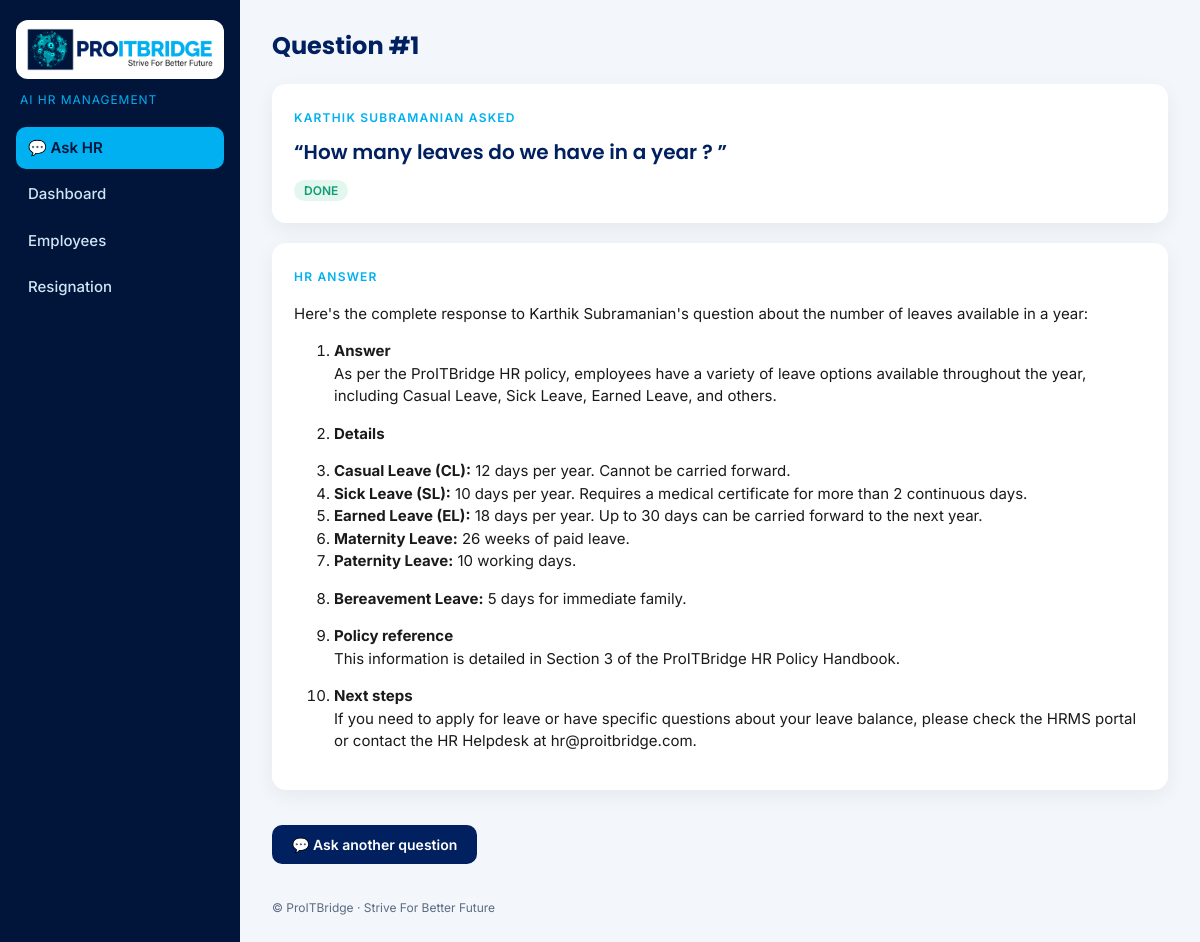
Screenshot of /questions/1 with the database file from the repository.
### tables this page shows
CREATE TABLE questions (
                id INTEGER PRIMARY KEY AUTOINCREMENT,
                employee_id INTEGER,        -- can be empty (anonymous question)
                question TEXT,
                status TEXT,                -- RUNNING / DONE / FAILED
                answer TEXT,
                error TEXT,
                created_at TEXT DEFAULT CURRENT_TIMESTAMP
            );

CREATE TABLE employees (
                id INTEGER PRIMARY KEY AUTOINCREMENT,
                name TEXT, designation TEXT, department TEXT,
                date_of_joining TEXT, monthly_salary REAL,
                leave_balance REAL, notice_period_days INTEGER
            );

### main.py (the view)
@app.get("/questions/{question_id}")
def question_page(request: Request, question_id: int):
    q = database.get_question(question_id)
    if q is None:
        return RedirectResponse("/ask")
    return templates.TemplateResponse(request, "question.html", {"q": q})

### templates/question.html (shortened to what this page needs)
{% extends "base.html" %}
{% block heading %}Question #{{ q.id }}{% endblock %}
{% block content %}
<div class="card question-card">
  <span class="kicker">{{ q.employee_name or "Anonymous" }} asked</span>
  <p class="question-text">“{{ q.question }}”</p>
  <span class="badge {{ q.status|lower }}">{{ q.status }}</span>
</div>
{% if q.status == "RUNNING" %}
  <div class="card working">
    <div class="spinner"></div>
    <div><b>The AI HR crew is working…</b><br>
    <span class="muted">The HR Manager is deciding which specialist should answer. Watch the terminal to see the agents thinking.
    This page refreshes automatically.</span></div>
  </div>
{% elif q.status == "FAILED" %}
  <div class="card error"><b>Crew failed:</b> {{ q.error }}</div>
{% else %}
  <div class="card report">
    <span class="kicker">HR answer</span>
    {{ q.answer|markdown|safe }}
  </div>
{% endif %}
<p><a class="btn" href="/ask">💬 Ask another question</a></p>
{% endblock %}

### static/style.css (style rules this page uses)
:root { --navy: #002060; --cyan: #00b0f0; --deep: #01153a; --ink: #1a1a1a; --cyan-soft: #e6f7fe; --muted: #5b6b82; --line: #e3eaf3; --bg: #f3f7fb; }
* { box-sizing: border-box; }
body { margin: 0; font-family: Inter, sans-serif; color: var(--ink); background: var(--bg); font-size: 15px; line-height: 1.5; }
a { text-decoration: none; color: inherit; }
.card { background: white; border-radius: 14px; padding: 22px; box-shadow: 0 6px 20px rgba(1, 21, 58, .06); }
.kicker { color: var(--cyan); font-size: 12px; font-weight: 600; letter-spacing: .1em; text-transform: uppercase; }
.badge { padding: 3px 10px; border-radius: 99px; font-size: 12px; font-weight: 600; }
.badge.done { background: #e3f7ef; color: #0f9d74; }
.btn { background: var(--navy); color: white; border: 0; padding: 11px 20px; border-radius: 10px; font: 600 14px Inter, sans-serif; cursor: pointer; }
.question-text { font: 600 20px Poppins, sans-serif; color: var(--navy); margin: 8px 0 12px; }
a.btn { display: inline-block; }

### rows the page displays
questions: id "1", question "How many leaves do we have in a year ?", status "DONE", answer "Here's the complete response to Karthik Subramanian's question about the number of leaves available in a year: Answer As per the ProITBridge HR policy, employees have a variety of leave options available throughout the year, including Casual Leave, Sick Leave, Earned Leave, and others. Details Casual Leave (CL): 12 days per year. Cannot be carried forward. Sick Leave (SL): 10 days per year. Requires a medical certificate for more than 2 continuous days. Earned Leave (EL): 18 days per year. Up to 30 days can be carried forward to the next year. Maternity Leave: 26 weeks of paid leave. Paternity Leave: 10 working days. Bereavement Leave: 5 days for immediate family. Policy reference This…"
employees: name "KARTHIK SUBRAMANIAN"
